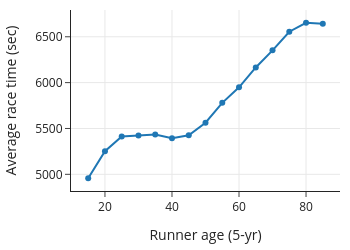

Write notebook code for a chart like this one.
### Markdown cell above
Another smoothing approach that is often more informative smooths the y-values for points with a similar x-value. To explain, let's group together runners with similar ages; we use five-year increments: 20–25, 25–30, 30–35, and so on. Then, for each five-year bin of runners, we average their race times, plot the average time for each group, and connect the points to form a "curve":

### Code cell
times = (
    runners_over_17.assign(age_5yr=runners_over_17['age'] // 5 * 5)
    .groupby('age_5yr')['time'].mean().reset_index()
)

px.line(times, x='age_5yr', y='time',
        labels={'time':"Average race time (sec)", 'age_5yr':"Runner age (5-yr)"},
        markers=True,
        width=350, height=250).show()

### Figure 1 — Plotly figure (JSON) as saved in the notebook; plotly's stock layout.template omitted (floating-point values rounded to 4 significant figures)
{"data": [{"hovertemplate": "Runner age (5-yr)=%{x}<br>Average race time (sec)=%{y}<extra></extra>", "legendgroup": "", "line": {"color": "#1F77B4", "dash": "solid"}, "marker": {"symbol": "circle"}, "mode": "lines+markers", "name": "", "orientation": "v", "showlegend": false, "type": "scatter", "x": [15, 20, 25, 30, 35, 40, 45, 50, 55, 60, 65, 70, 75, 80, 85], "xaxis": "x", "y": [4958.0, 5252.0, 5413.0, 5424.0, 5433.0, 5393.0, 5426.0, 5562.0, 5779.0, 5949.0, 6165.0, 6352.0, 6555.0, 6652.0, 6641], "yaxis": "y"}], "layout": {"height": 250, "legend": {"tracegroupgap": 0}, "width": 350, "xaxis": {"anchor": "y", "autorange": true, "domain": [0, 1], "range": [9.868, 90.13], "title": {"text": "Runner age (5-yr)"}, "type": "linear"}, "yaxis": {"anchor": "x", "autorange": true, "domain": [0, 1], "range": [4818.0, 6792.0], "title": {"text": "Average race time (sec)"}, "type": "linear"}}}
